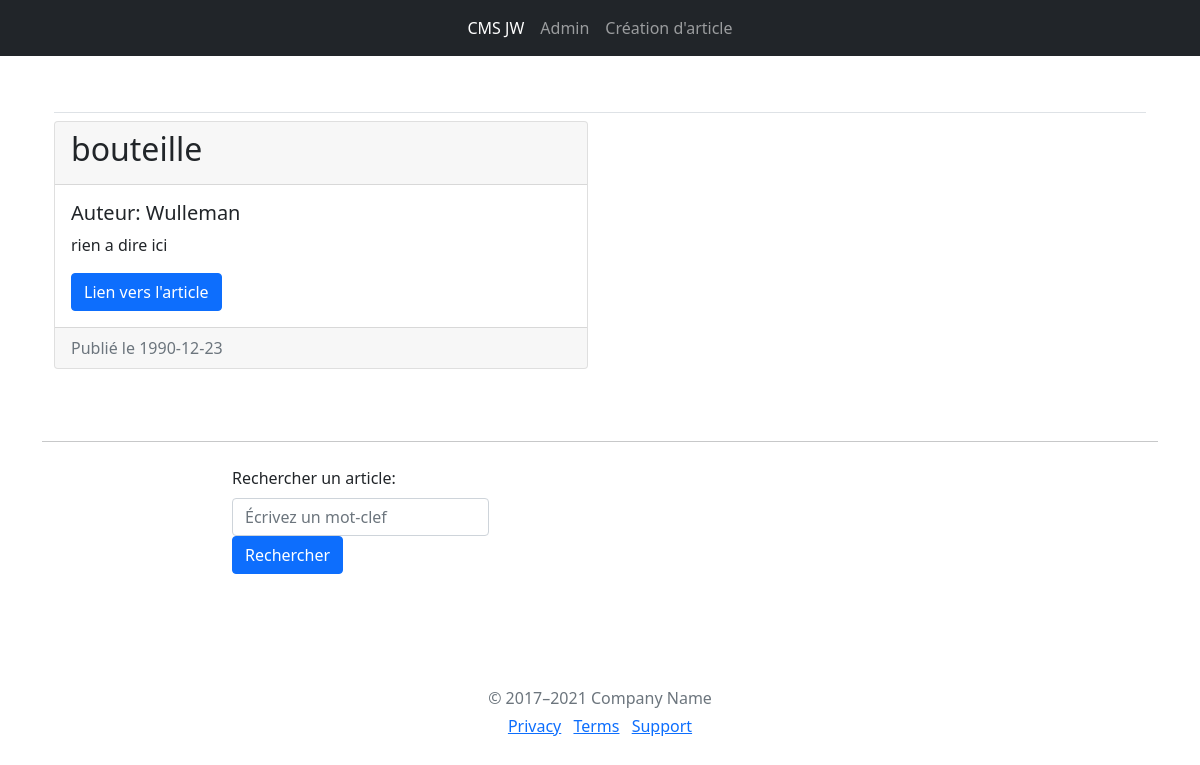
/article/wsdf35434tgvg, run on the app's committed database.
### tables this page shows
CREATE TABLE article(
    identifiant varchar(50) PRIMARY KEY,
    titre varchar(50) NOT NULL,
    auteur varchar(50) NOT NULL,
    date_publication datetime NOT NULL,
    paragraphe varchar(200) NOT NULL
);

### app.py (the view)
@tp1.route('/article/<string:identifiant>', methods=['GET'])
def get_article(identifiant):
    temp = get_db().get_article_by_id(identifiant)
    if temp is None:
        return render_template("erreur.html"), 404
    else:
        article = []
        article.append(temp)
        return render_template("liste_articles.html", articles=article)

### app.py (called while the page is built)
def get_db():
    db = getattr(g, '_database', None)
    if db is None:
        g._database = Database()
    return g._database

@tp1.teardown_appcontext
def close_connection(exception):
    db = getattr(g, '_database', None)
    if db is not None:
        db.disconnect()

### database.py (called while the page is built)
    def get_connection(self):
        if self.connection is None:
            self.connection = sqlite3.connect('db/database.db')
        return self.connection

    def disconnect(self):
        if self.connection is not None:
            self.connection.close()
            self.connection = None

    def get_article_by_id(self, identifiant):
        requete = "SELECT * FROM article WHERE identifiant like '" + \
            identifiant+"'"
        cursor = self.get_connection().cursor()
        cursor.execute(requete)
        article = cursor.fetchone()
        return article

### templates/liste_articles.html (shortened to what this page needs)
{% extends "layout.html" %}
{%block content%}
<div class="container px-4 py-5" id="featured-3">
    <h1 class="pb-2 border-bottom">{{ titre }}</h1>
    <div class="row  row-cols-1 row-cols-md-2 g-4">
        {% if articles|length == 0 %}
        <h2>Aucun résultat trouvé</h2>
        {% else %}
        {% for article in articles %}
        <div class="feature col">
            <div class="card">
                <div class="card-header">
                    <h2>{{ article[1] }}</h2>
                </div>
                <div class="card-body">
                    <h5 class="card-title">Auteur: {{ article[2] }}</h5>
                    <p class="card-text">{{ article[4] }}</p>
                    <a href="/article/{{ article[0] }}" class="btn btn-primary">Lien vers l'article</a>
                </div>
                <div class="card-footer text-muted">
                    Publié le {{ article[3] }}
                </div>
            </div>
        </div>
        {% endfor %}
        {% endif %}
    </div>
</div>
<div class="container ">
    <hr class="my-4">
    <div class="row height d-flex justify-content-center align-items-center">
        <div class="col-md-8">
            <div class="input-group mb-3">
                <form action="/" method="post">
                    <label for="recherche" class="form-label">Rechercher un article:</label>
                    <input class="form-control" type="search" name="recherche" minlength="2" maxlength="50"
                        pattern="[A-Za-z]*" placeholder="Écrivez un mot-clef" id="recherche">
                    <button type="submit" class="btn btn-primary">Rechercher</button>
                </form>
            </div>
        </div>
    </div>
</div>
{%endblock%}

### data on the page
article: titre "bouteille", auteur "Wulleman", paragraphe "rien a dire ici", date_publication "1990-12-23"
